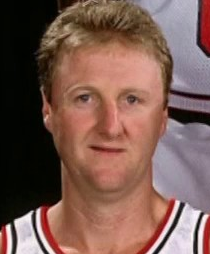
#> input picture testing/face_recognition/images/Larry/five.png, 210 x 254 px
$ python faceRecogAddEyesAddTraining.py
#> lines starting #> are read from the running program, lines starting #| are printed output that depends on the picture; after the words box and inside, x2 and y2 are one past the last pixel; in counts of white or black regions, pixels touching at a corner belong together

import numpy as np
import cv2 as cv

face_cascade = cv.CascadeClassifier('data/haarcascades/haarcascade_frontalface_default.xml')
eye_cascade = cv.CascadeClassifier('data/haarcascades/haarcascade_eye.xml')
#recognizer = cv.face.LBPHFaceRecognizer_create()
#recognizer.read("traner.yml")

cv.namedWindow("Image")

img = cv.imread("images/Larry/five.png", cv.IMREAD_COLOR)
#> img is the input picture: shape (254, 210, 3); mean B, G, R 81.5, 90.8, 123.1

gray = cv.cvtColor(img, cv.COLOR_BGR2GRAY)
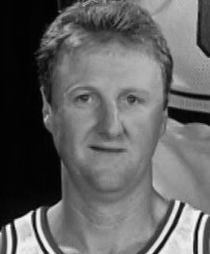
#> gray: shape (254, 210); min 0, max 252, mean 99.4

faces = face_cascade.detectMultiScale(gray, 1.5, 5)
#> faces = [[47, 54, 122, 122]]
print("faces ")
print(faces)
#| [[ 47  54 122 122]]
for (x,y,w,h) in faces:
    cv.rectangle(img,(x,y),(x+w,y+h),(255,0,0),2)
    roi_gray = gray[y:y+h, x:x+w]
    roi_color = img[y:y+h, x:x+w]
    # [4 lines of commented-out code are left out]

    eyes = eye_cascade.detectMultiScale(roi_gray, 1.1, 5)
    for (ex,ey,ew,eh) in eyes:
        print("eyes ")
        print((ex,ey),(ex+ew+10,ey+eh))
        cv.rectangle(roi_color,(ex,ey),(ex+ew+10,ey+eh),(0,255,0),2)
#> this loop made 1 pass
#> (x, y, w, h, eyes) on pass 1: (47, 54, 122, 122, [[23, 31, 26, 26], [68, 30, 31, 31]])
#| eyes
#| (23, 31) (59, 57)
#| eyes
#| (68, 30) (109, 61)
#> pass 1, `roi_gray = gray[y:y+h, x:x+w]`:
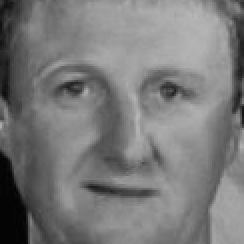
#> roi_gray: shape (122, 122) (shown 2 times larger); min 1, max 183, mean 121.3
#> pass 1, `roi_color = img[y:y+h, x:x+w]`:
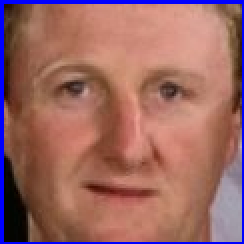
#> roi_color: shape (122, 122, 3) (shown 2 times larger); mean B, G, R 99, 103.6, 154.9
#> after the loop:
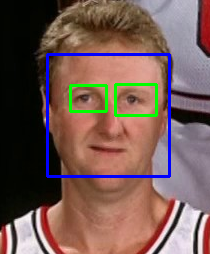
#> img: shape (254, 210, 3); 4.23% of pixels changed, all inside (x1, y1, x2, y2) = (46, 53, 171, 178)
#> after the loop:
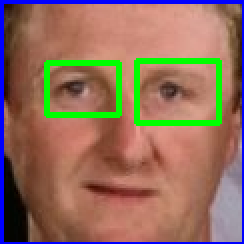
#> roi_color: shape (122, 122, 3) (shown 2 times larger); 5.35% of pixels changed, all inside (x1, y1, x2, y2) = (22, 29, 111, 63)
##
cv.imshow('Image',img)
cv.waitKey(0)
cv.destroyAllWindows()


# [10 lines of commented-out code are left out]
